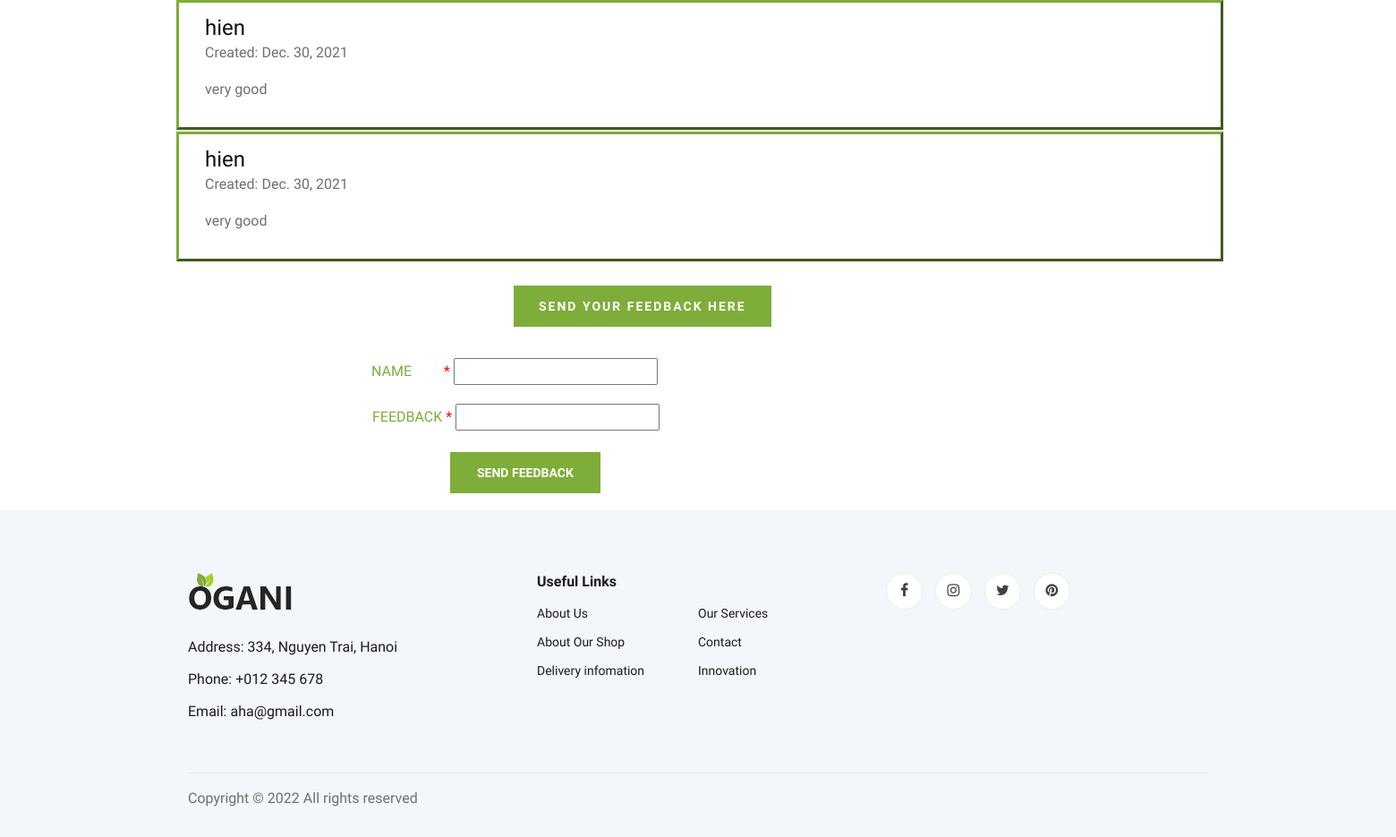
The app's page /feedback_view/ (signed in, lower part), older data.
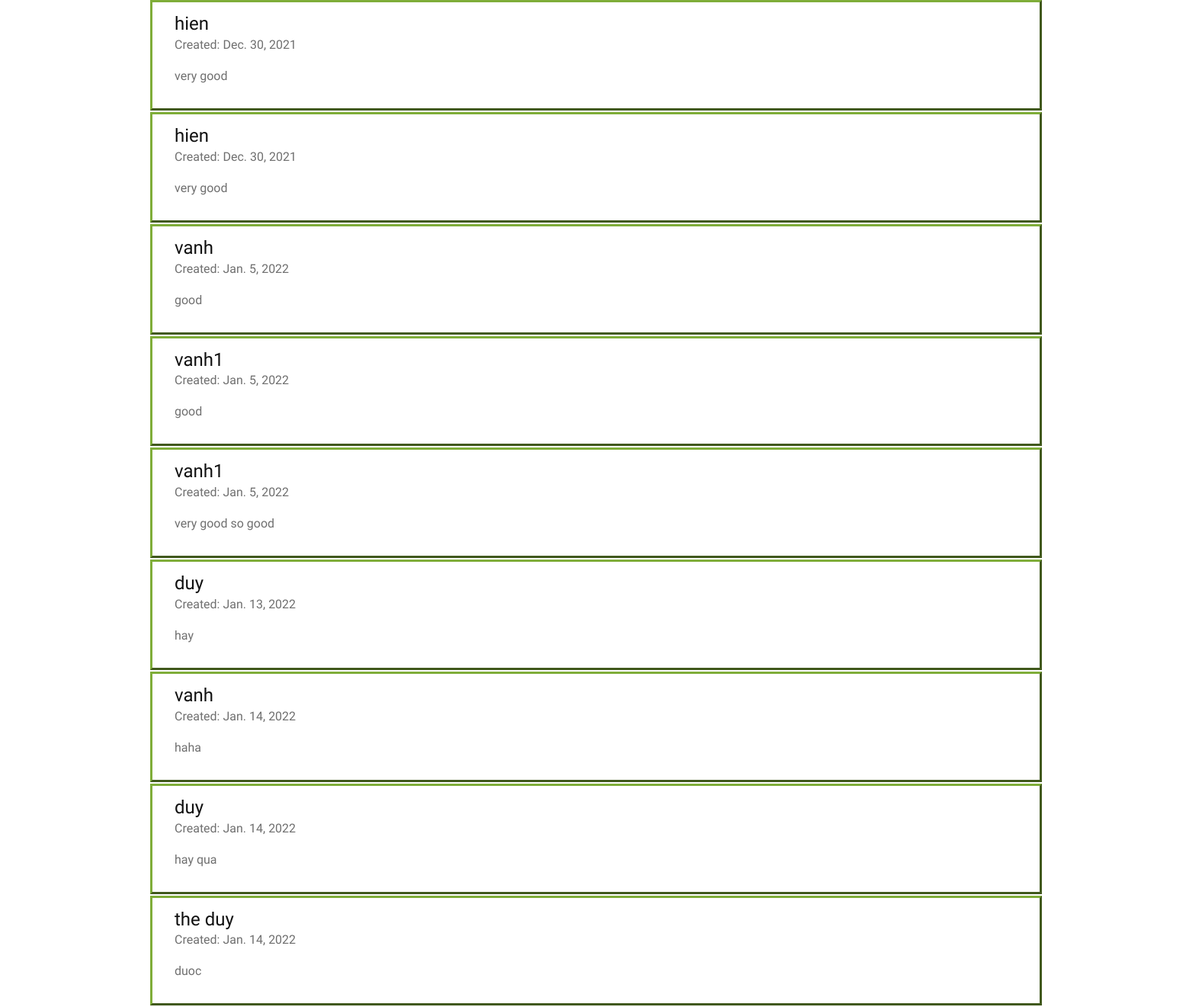
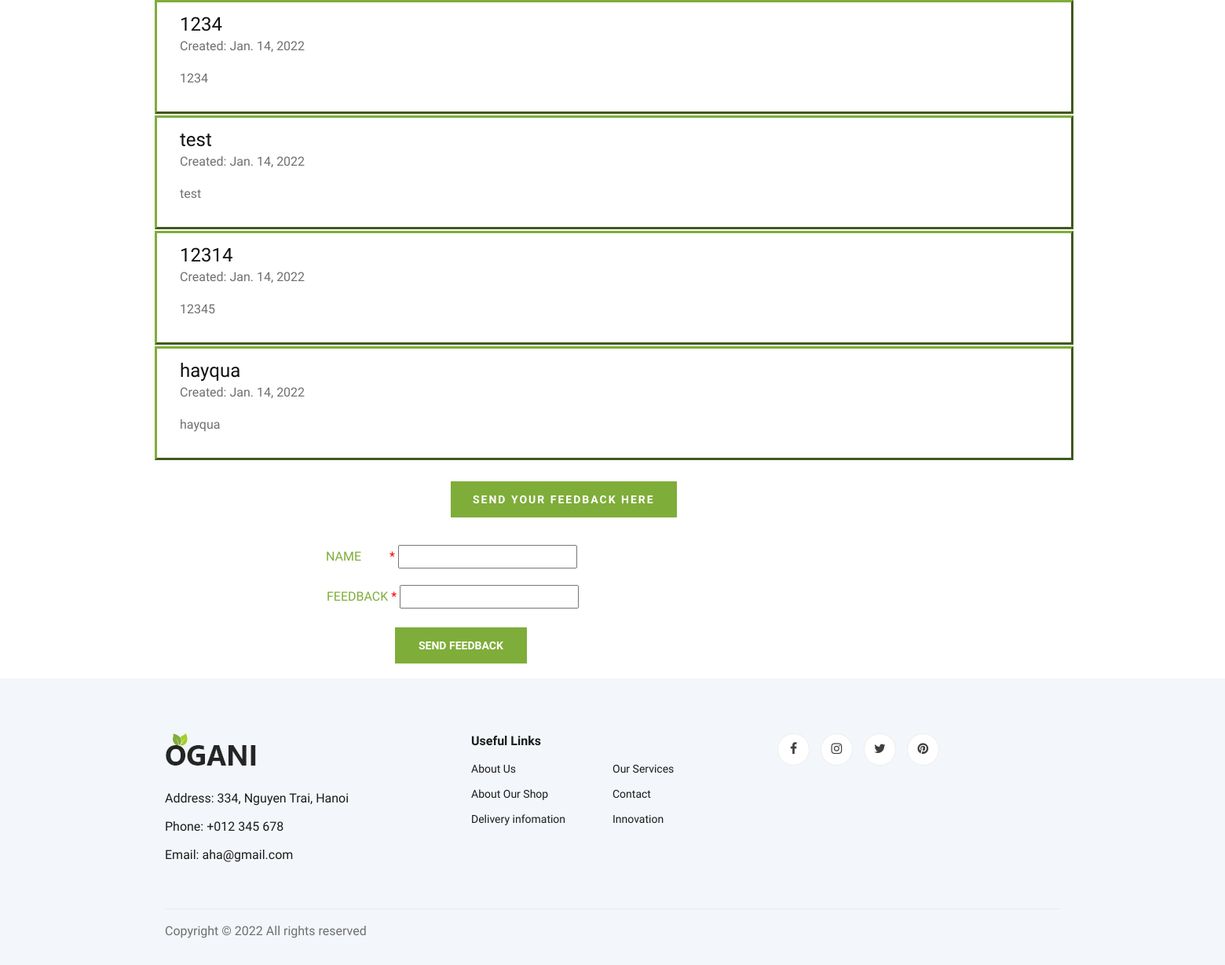
The same page, newer data (2 pictures, top to bottom).
### core/models.py (models this page shows, shortened)
class Feedback(models.Model):
    name=models.CharField(max_length=40)
    feedback=models.CharField(max_length=500)
    date= models.DateField(auto_now_add=True,null=True)

### core/views.py (the view, shortened to what this page needs)
# urls.py: path('feedback_view/', views.FeedbackViewClass.as_view(), name='fb_view'),
class FeedbackViewClass(LoginRequiredMixin,TemplateView):
    form_class = FeedbackForm
    template_name = 'core/feedback_view.html'
    def get(self, request):
        feedbackForm=FeedbackForm()
        feedbacks_list=Feedback.objects.all()
        context = {'feedbacks':feedbacks_list,'f':feedbackForm }
        return render(request,'core/feedback_view.html', context)

### core/forms.py
class FeedbackForm(forms.ModelForm):
    class Meta:
        model=models.Feedback
        fields=['name','feedback']

### core/templates/core/feedback_view.html (shortened to what this page needs)
{% extends 'homepage/base.html' %} {% load static %} {% load crispy_forms_tags %} {% block title %}AHA | Send Feedback{% endblock %} {% block content %}
<section>
    <div class="container">
        <div class="row">
            {%for f in feedbacks%}
            <div class="col-lg-12 container " style="border-style:outset ; margin-top: 2px; margin-left: 2px; border-color: #7fad39;">
                <div class="center" style="padding: 14px;">
                    <h4>{{f.name }}</h4>
                    <p>Created: {{f.date}}</p>
                    <p>{{f.feedback}}</p>
                </div>
            </div>
            {% endfor %}
        </div>
        <p class="primary-btn" style="margin-top: 27px; margin-left: 364px;">SEND YOUR FEEDBACK HERE</p>
    </div>
</section>
<div class="container" style="margin-top: 20px; margin-left: 400px;" >
    <form method="POST" >
        <div class="input-group mb-3">
            <div><label style="color: #7fad39;">NAME <span class="required" style=" margin-top: 2px; margin-left: 32px; color: red;">*</span></label> {{ f.name }}</div>
        </div>
        <div class="input-group">
            <div><label style="margin-left: 1px; color: #7fad39;">FEEDBACK <span class="required" style="color: red;">*</span></label> {{ f.feedback }}</div>
        </div>
        <button type="submit" class="site-btn" style=" margin-top:19px ; margin-left: 88px; margin-bottom: 19px;">SEND FEEDBACK</button>
    </form>
</div>
{% endblock %}

Row changes from the older to the newer data that the page shows:
added Feedback: name "vanh", date "Jan. 5, 2022", feedback "good"
added Feedback: name "vanh1", date "Jan. 5, 2022", feedback "good"
added Feedback: name "vanh1", date "Jan. 5, 2022", feedback "very good so good"
added Feedback: name "duy", date "Jan. 13, 2022", feedback "hay"
added Feedback: name "vanh", date "Jan. 14, 2022", feedback "haha"
added Feedback: name "duy", date "Jan. 14, 2022", feedback "hay qua"
added Feedback: name "the duy", date "Jan. 14, 2022", feedback "duoc"
added Feedback: name "1234", date "Jan. 14, 2022", feedback "1234"
added Feedback: name "test", date "Jan. 14, 2022", feedback "test"
added Feedback: name "12314", date "Jan. 14, 2022", feedback "12345"
added Feedback: name "hayqua", date "Jan. 14, 2022", feedback "hayqua"
